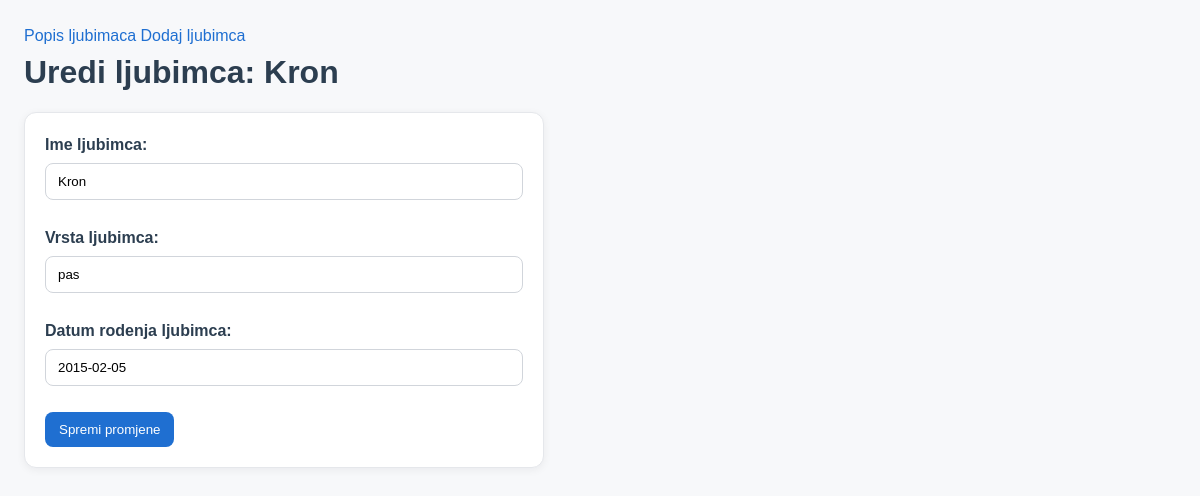
The page /2/uredi/ on the database its author committed.
### ljubimci/models.py (models this page shows, shortened)
class Ljubimac(models.Model):
    ime_ljubimca = models.CharField(max_length=100)
    vrsta_ljubimca = models.CharField(max_length=100)
    datum_rodenja_ljubimca = models.DateField()

### ljubimci/views.py (the view, shortened to what this page needs)
# urls.py: path("<int:pk>/uredi/", UrediLjubimca.as_view(), name="uredi_ljubimca"),
class UrediLjubimca(UpdateView):
    model = Ljubimac
    form_class = LjubimacForm
    template_name = "ljubimci/uredi_ljubimca.html"

### ljubimci/forms.py
class LjubimacForm(forms.ModelForm):
    class Meta:
        model = Ljubimac
        fields = ["ime_ljubimca", "vrsta_ljubimca", "datum_rodenja_ljubimca"]

### ljubimci/templates/ljubimci/uredi_ljubimca.html (shortened to what this page needs)
{% extends "ljubimci/base.html" %}
{% block content %}
<h1>Uredi ljubimca: {{ ljubimac.ime_ljubimca }}</h1>
<form method="post">
    {{ form.as_p }}
    <button type="submit">Spremi promjene</button>
</form>
{% endblock %}

### ljubimci/static/style.css (style rules this page uses)
* { box-sizing: border-box; }
html, body { margin: 0; padding: 0; }
body { font-family: Arial, sans-serif; background: #f7f8fa; color: #2c3e50; line-height: 1.5; padding: 24px; }
h1, h2, h3 { color: #2c3e50; margin: 0 0 16px; }
p { margin: 0 0 12px; }
.button, button, input[type="submit"] { display: inline-block; padding: 10px 14px; border-radius: 8px; border: 0; background: #1f6fd1; color: #fff; cursor: pointer; text-decoration: none; }
form { background: #fff; border: 1px solid #e5e7eb; border-radius: 12px; padding: 20px; max-width: 520px; box-shadow: 0 2px 8px rgba(15, 23, 42, 0.06); }
label { display: block; font-weight: 600; margin-bottom: 6px; }
input[type="text"], input[type="number"], input[type="date"], input[type="time"], select, textarea { width: 100%; padding: 10px 12px; border: 1px solid #d1d5db; border-radius: 8px; outline: none; margin-bottom: 14px; background: #fff; }

### rows shown on the page
Ljubimac: ime_ljubimca "Kron", vrsta_ljubimca "pas", datum_rodenja_ljubimca "2015-02-05"
